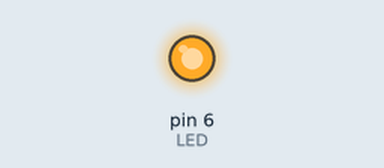
This sketch was run on a simulated Arduino Uno, built with avr-gcc and run on an emulated ATmega328P. Shown: output pins drawn as LEDs (lit = HIGH).

Above: at 1.65 s.
At 20.5 s:
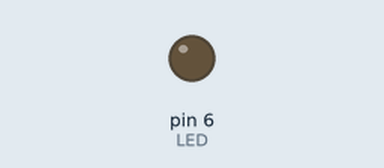
Timing chart, 0 to 27.3 s (numbered marks = the images above):
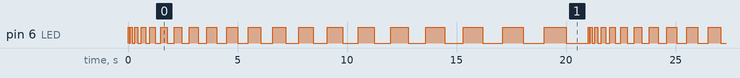

Measured:
- by itself, pin 6 (LED): moves between LOW and HIGH, repeating every 21.0 s
- by itself, everything shown: repeats every 21.0 s, in 40 steps

The sketch:

sketch_Blink2.ino
```cpp
/* Изменение скорости мерцания светодиода */

const int LED = 6;                // Определение номера порта для LED

void setup() {
  pinMode(LED, OUTPUT);            // Конфигурация порта как выход
}

void loop() {
  for (int i = 50; i <= 1000; i = i + 50) {
  digitalWrite(LED, HIGH);        // Зажечь светодиод...
  delay(i);                       // ... на величину i
  digitalWrite(LED, LOW);         // Погасить светодиод...
  delay(i);                       // ... на величину i
  }
}
```
